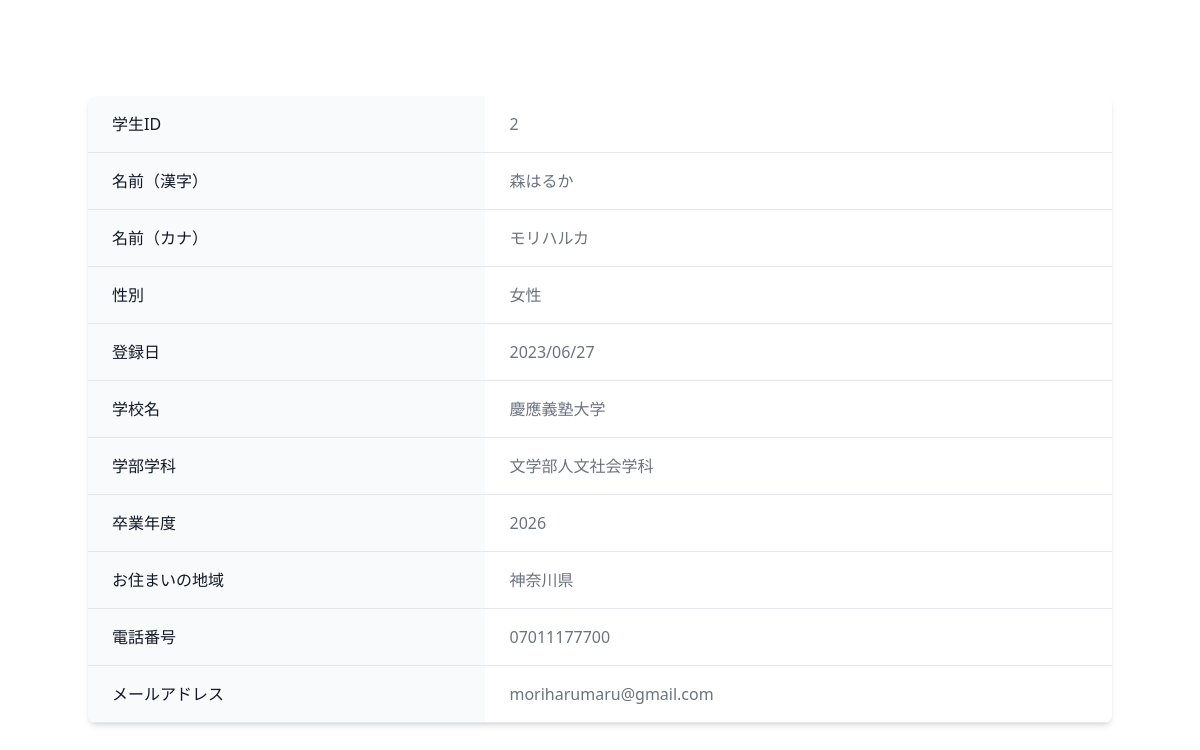
Page /boozer/detail-student.php?id=2 (signed in) on the committed database.
### tables this page shows
CREATE TABLE students (
  id INT AUTO_INCREMENT PRIMARY KEY,
  name VARCHAR(255) NOT NULL,
  name_kana VARCHAR(255) NOT NULL,
  phone VARCHAR(20) NOT NULL,
  email VARCHAR(255) NOT NULL,
  gender CHAR(1) DEFAULT 0,
  university VARCHAR(255) NOT NULL,
  faculty VARCHAR(255) NOT NULL,
  graduate_year INT NOT NULL,
  prefecture VARCHAR(255) NOT NULL,
  created_at datetime default current_timestamp,
  updated_at datetime default current_timestamp
) CHARSET=utf8;

### src/boozer/detail-student.php (the view, shortened to what this page needs)
<?php
include_once '../dbconnect.php';
$sql = "SELECT * FROM students WHERE id = :id";
$stmt = $dbh->prepare($sql);
$stmt->bindValue(":id", $_GET["id"], PDO::PARAM_INT);
$stmt->execute();
$student = $stmt->fetch(PDO::FETCH_ASSOC);
$formatted_date = date('Y/m/d', strtotime($student['created_at']));
?>
<!DOCTYPE html>
<html lang="ja">
<head>
  <link href="../css/output.css" rel="stylesheet">
</head>
<body class="container mx-auto">
  <div class="relative overflow-x-auto shadow-md sm:rounded-lg my-24">
    <table class="w-full text-base text-left text-gray-500 dark:text-gray-400">
      <tbody>
        <tr class="border-b border-gray-200 dark:border-gray-700">
          <th scope="row" class="px-6 py-4 font-medium text-gray-900 whitespace-nowrap bg-gray-50 dark:text-white dark:bg-gray-800">
            学生ID
          </th>
          <td class="px-6 py-4">
            <?= $student["id"]; ?>
          </td>
        </tr>
        <tr class="border-b border-gray-200 dark:border-gray-700">
          <th scope="row" class="px-6 py-4 font-medium text-gray-900 whitespace-nowrap bg-gray-50 dark:text-white dark:bg-gray-800">
            名前（漢字）
          </th>
          <td class="px-6 py-4">
            <?= $student["name"]; ?>
          </td>
        </tr>
        <tr class="border-b border-gray-200 dark:border-gray-700">
          <th scope="row" class="px-6 py-4 font-medium text-gray-900 whitespace-nowrap bg-gray-50 dark:text-white dark:bg-gray-800">
            名前（カナ）
          </th>
          <td class="px-6 py-4">
            <?= $student["name_kana"]; ?>
          </td>
        </tr>
        <tr class="border-b border-gray-200 dark:border-gray-700">
          <th scope="row" class="px-6 py-4 font-medium text-gray-900 whitespace-nowrap bg-gray-50 dark:text-white dark:bg-gray-800">
            性別
          </th>
          <td class="px-6 py-4">
          <?php
            if ($student["gender"] == 0) {
              echo "男性";
            } else {
              echo "女性";
            }
            ?>
          </td>
        </tr>
        <tr class="border-b border-gray-200 dark:border-gray-700">
          <th scope="row" class="px-6 py-4 font-medium text-gray-900 whitespace-nowrap bg-gray-50 dark:text-white dark:bg-gray-800">
            登録日
          </th>
          <td class="px-6 py-4">
            <?= $formatted_date; ?>
          </td>
        </tr>
        <tr class="border-b border-gray-200 dark:border-gray-700">
          <th scope="row" class="px-6 py-4 font-medium text-gray-900 whitespace-nowrap bg-gray-50 dark:text-white dark:bg-gray-800">
            学校名
          </th>
          <td class="px-6 py-4">
            <?= $student["university"]; ?>
          </td>
        </tr>
        <tr class="border-b border-gray-200 dark:border-gray-700">
          <th scope="row" class="px-6 py-4 font-medium text-gray-900 whitespace-nowrap bg-gray-50 dark:text-white dark:bg-gray-800">
            学部学科
          </th>
          <td class="px-6 py-4">
            <?= $student["faculty"]; ?>
          </td>
        </tr>
        <tr class="border-b border-gray-200 dark:border-gray-700">
          <th scope="row" class="px-6 py-4 font-medium text-gray-900 whitespace-nowrap bg-gray-50 dark:text-white dark:bg-gray-800">
            卒業年度
          </th>
          <td class="px-6 py-4">
            <?= $student["graduate_year"]; ?>
          </td>
        </tr>
        <tr class="border-b border-gray-200 dark:border-gray-700">
          <th scope="row" class="px-6 py-4 font-medium text-gray-900 whitespace-nowrap bg-gray-50 dark:text-white dark:bg-gray-800">
            お住まいの地域
          </th>
          <td class="px-6 py-4">
            <?= $student["prefecture"]; ?>
          </td>
        </tr>
        <tr class="border-b border-gray-200 dark:border-gray-700">
          <th scope="row" class="px-6 py-4 font-medium text-gray-900 whitespace-nowrap bg-gray-50 dark:text-white dark:bg-gray-800">
            電話番号
          </th>
          <td class="px-6 py-4">
            <?= $student["phone"]; ?>
          </td>
        </tr>
        <tr class="border-b border-gray-200 dark:border-gray-700">
          <th scope="row" class="px-6 py-4 font-medium text-gray-900 whitespace-nowrap bg-gray-50 dark:text-white dark:bg-gray-800">
            メールアドレス
          </th>
          <td class="px-6 py-4">
            <?= $student["email"]; ?>
          </td>
        </tr>
      </tbody>
    </table>
  </div>
</body>
</html>

### rows in the picture
students: id "2", name "森はるか", name_kana "モリハルカ", created_at "2023/06/27", university "慶應義塾大学", faculty "文学部人文社会学科", graduate_year "2026", prefecture "神奈川県", phone "07011177700", email "moriharumaru@gmail.com"
